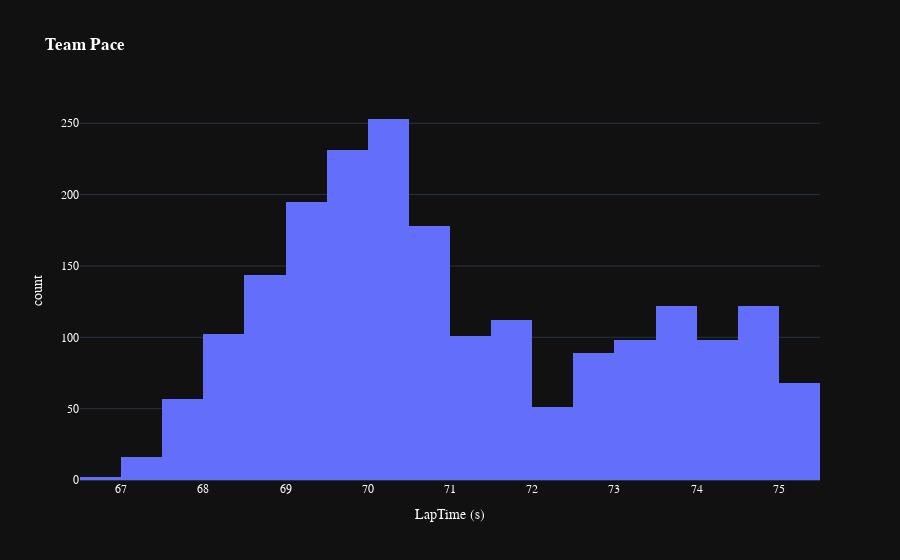

This figure's notebook cell:
### Code cell
fig=px.histogram(
    transformed_laps[transformed_laps['Team']=="Ferrari"],
    title="<b>Lap Time Histogram for the {} {}</b>".format(year,gp),
    x="LapTime (s)",
    # color='Team',
    template="plotly_dark",
    title="<b>Team Pace</b>",

color_discrete_map={
                 "Mercedes": "#6CD3BF",
                 "Red Bull Racing": "#3671C6",
                 "Alpine": "#2293D1",
                 "McLaren": "#FFA500",
                 "Haas": "#B6BABD",
                 "Williams": "#37BEDD",
                 "Alfa Romeo Racing": "#C92D4B",
                 "Ferrari": "#F91536",
                 "Aston Martin": "#358C75",
                 "AlphaTauri": "#5E8FAA" }
)
fig.update_traces(opacity=1)
fig.update_layout(
    font_family="PT Sans Narrow",
    font_color="white")
fig.show()

### Figure 1 — Plotly figure (JSON) as saved in the notebook; plotly's stock layout.template omitted (floating-point values rounded to 4 significant figures; data arrays with more than 128 entries replaced by an {"elided": "..."} marker saying what was removed)
{"data": [{"alignmentgroup": "True", "bingroup": "x", "hovertemplate": "LapTime (s)=%{x}<br>count=%{y}<extra></extra>", "legendgroup": "", "marker": {"color": "#636efa", "pattern": {"shape": ""}}, "name": "", "offsetgroup": "", "opacity": 1, "orientation": "v", "showlegend": false, "type": "histogram", "x": {"elided": "2039 float values"}, "xaxis": "x", "yaxis": "y"}], "layout": {"barmode": "relative", "font": {"color": "white", "family": "PT Sans Narrow"}, "legend": {"tracegroupgap": 0}, "title": {"text": "<b>Team Pace</b>"}, "xaxis": {"anchor": "y", "domain": [0, 1], "title": {"text": "LapTime (s)"}}, "yaxis": {"anchor": "x", "domain": [0, 1], "title": {"text": "count"}}}}
